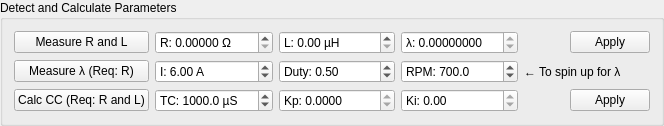
               <widget class="QGroupBox" name="groupBox_44">
                <property name="title">
                 <string>Detect and Calculate Parameters</string>
                </property>
                <layout class="QGridLayout" name="gridLayout_45">
                 <item row="0" column="4">
                  <spacer name="horizontalSpacer_29">
                   <property name="orientation">
                    <enum>Qt::Horizontal</enum>
                   </property>
                   <property name="sizeHint" stdset="0">
                    <size>
                     <width>40</width>
                     <height>20</height>
                    </size>
                   </property>
                  </spacer>
                 </item>
                 <item row="3" column="1">
                  <widget class="QDoubleSpinBox" name="mcconfFocCalcCCTcBox">
                   <property name="prefix">
                    <string>TC: </string>
                   </property>
                   <property name="suffix">
                    <string> µS</string>
                   </property>
                   <property name="decimals">
                    <number>1</number>
                   </property>
                   <property name="maximum">
                    <double>100000.000000000000000</double>
                   </property>
                   <property name="singleStep">
                    <double>10.000000000000000</double>
                   </property>
                   <property name="value">
                    <double>1000.000000000000000</double>
                   </property>
                  </widget>
                 </item>
                 <item row="2" column="0">
                  <widget class="QPushButton" name="mcconfFocMeasureLinkageButton">
                   <property name="toolTip">
                    <string>&lt;html&gt;&lt;head/&gt;&lt;body&gt;&lt;p&gt;Spin up the motor using BLDC delay commutation and measure the flux linkage. The motor resistance is required to compensate for load, so it should be measured or entered first.&lt;/p&gt;&lt;/body&gt;&lt;/html&gt;</string>
                   </property>
                   <property name="text">
                    <string>Measure λ (Req: R)</string>
                   </property>
                  </widget>
                 </item>
                 <item row="0" column="0">
                  <widget class="QPushButton" name="mcconfFocMeasureRLButton">
                   <property name="toolTip">
                    <string>Measure the motor resistance and inductance.</string>
                   </property>
                   <property name="text">
                    <string>Measure R and L</string>
                   </property>
                  </widget>
                 </item>
                 <item row="0" column="1">
                  <widget class="QDoubleSpinBox" name="mcconfFocDetectRBox">
                   <property name="prefix">
                    <string>R: </string>
                   </property>
                   <property name="suffix">
                    <string> Ω</string>
                   </property>
                   <property name="decimals">
                    <number>5</number>
                   </property>
                   <property name="maximum">
                    <double>1000.000000000000000</double>
                   </property>
                   <property name="singleStep">
                    <double>0.001000000000000</double>
                   </property>
                  </widget>
                 </item>
                 <item row="0" column="2">
                  <widget class="QDoubleSpinBox" name="mcconfFocDetectLBox">
                   <property name="prefix">
                    <string>L: </string>
                   </property>
                   <property name="suffix">
                    <string> µH</string>
                   </property>
                   <property name="maximum">
                    <double>100000.000000000000000</double>
                   </property>
                  </widget>
                 </item>
                 <item row="0" column="5">
                  <widget class="QPushButton" name="mcconfFocApplyRLLambdaButton">
                   <property name="text">
                    <string>Apply</string>
                   </property>
                  </widget>
                 </item>
                 <item row="3" column="0">
                  <widget class="QPushButton" name="mcconfFocCalcCCButton">
                   <property name="toolTip">
                    <string>&lt;html&gt;&lt;head/&gt;&lt;body&gt;&lt;p&gt;Calculate Kp and Ki for the current control loop based on the motor resistance and inductance, and a desired time constant (TC) of the system.&lt;/p&gt;&lt;/body&gt;&lt;/html&gt;</string>
                   </property>
                   <property name="text">
                    <string>Calc CC (Req: R and L)</string>
                   </property>
                  </widget>
                 </item>
                 <item row="3" column="5">
                  <widget class="QPushButton" name="mcconfFocCalcCCApplyButton">
                   <property name="text">
                    <string>Apply</string>
                   </property>
                  </widget>
                 </item>
                 <item row="0" column="3">
                  <widget class="QDoubleSpinBox" name="mcconfFocDetectLinkageBox">
                   <property name="readOnly">
                    <bool>true</bool>
                   </property>
                   <property name="prefix">
                    <string>λ: </string>
                   </property>
                   <property name="decimals">
                    <number>8</number>
                   </property>
                   <property name="maximum">
                    <double>100.000000000000000</double>
                   </property>
                   <property name="singleStep">
                    <double>0.000100000000000</double>
                   </property>
                   <property name="value">
                    <double>0.000000000000000</double>
                   </property>
                  </widget>
                 </item>
                 <item row="3" column="3">
                  <widget class="QDoubleSpinBox" name="mcconfFocCalcKiBox">
                   <property name="readOnly">
                    <bool>true</bool>
                   </property>
                   <property name="prefix">
                    <string>Ki: </string>
                   </property>
                   <property name="maximum">
                    <double>100000.000000000000000</double>
                   </property>
                  </widget>
                 </item>
                 <item row="3" column="2">
                  <widget class="QDoubleSpinBox" name="mcconfFocCalcKpBox">
                   <property name="readOnly">
                    <bool>true</bool>
                   </property>
                   <property name="prefix">
                    <string>Kp: </string>
                   </property>
                   <property name="decimals">
                    <number>4</number>
                   </property>
                   <property name="maximum">
                    <double>1000.000000000000000</double>
                   </property>
                   <property name="singleStep">
                    <double>0.010000000000000</double>
                   </property>
                  </widget>
                 </item>
                 <item row="2" column="1">
                  <widget class="QDoubleSpinBox" name="mcconfFocDetectCurrentBox">
                   <property name="toolTip">
                    <string>For measuring flux linkage:  The current to use.</string>
                   </property>
                   <property name="prefix">
                    <string>I: </string>
                   </property>
                   <property name="suffix">
                    <string> A</string>
                   </property>
                   <property name="maximum">
                    <double>150.000000000000000</double>
                   </property>
                   <property name="value">
                    <double>6.000000000000000</double>
                   </property>
                  </widget>
                 </item>
                 <item row="2" column="2">
                  <widget class="QDoubleSpinBox" name="mcconfFocDetectDutyBox">
                   <property name="toolTip">
                    <string>For measuring flux linkage:  Duty cycle to measure flux linkage at.</string>
                   </property>
                   <property name="prefix">
                    <string>Duty: </string>
                   </property>
                   <property name="maximum">
                    <double>1.000000000000000</double>
                   </property>
                   <property name="singleStep">
                    <double>0.010000000000000</double>
                   </property>
                   <property name="value">
                    <double>0.500000000000000</double>
                   </property>
                  </widget>
                 </item>
                 <item row="2" column="3">
                  <widget class="QDoubleSpinBox" name="mcconfFocDetectMinRpmBox">
                   <property name="toolTip">
                    <string>For measuring flux linkage: The minimum RPM to start the motor with.</string>
                   </property>
                   <property name="prefix">
                    <string>RPM: </string>
                   </property>
                   <property name="decimals">
                    <number>1</number>
                   </property>
                   <property name="maximum">
                    <double>10000.000000000000000</double>
                   </property>
                   <property name="singleStep">
                    <double>10.000000000000000</double>
                   </property>
                   <property name="value">
                    <double>700.000000000000000</double>
                   </property>
                  </widget>
                 </item>
                 <item row="2" column="4" colspan="2">
                  <widget class="QLabel" name="label_93">
                   <property name="text">
                    <string>← To spin up for λ</string>
                   </property>
                  </widget>
                 </item>
                </layout>
               </widget>
